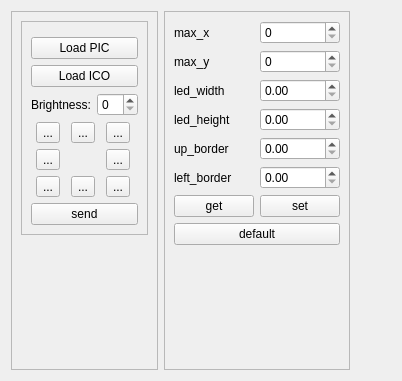
<?xml version="1.0" encoding="UTF-8"?>
<ui version="4.0">
 <class>MainBox</class>
 <widget class="QWidget" name="MainBox">
  <property name="geometry">
   <rect>
    <x>0</x>
    <y>0</y>
    <width>402</width>
    <height>381</height>
   </rect>
  </property>
  <property name="windowTitle">
   <string>Dialog</string>
  </property>
  <layout class="QHBoxLayout" name="horizontalLayout">
   <item>
    <widget class="QFrame" name="frame_3">
     <property name="sizePolicy">
      <sizepolicy hsizetype="Fixed" vsizetype="Preferred">
       <horstretch>0</horstretch>
       <verstretch>0</verstretch>
      </sizepolicy>
     </property>
     <property name="frameShape">
      <enum>QFrame::StyledPanel</enum>
     </property>
     <property name="frameShadow">
      <enum>QFrame::Raised</enum>
     </property>
     <layout class="QVBoxLayout" name="verticalLayout_4">
      <item>
       <widget class="QFrame" name="frame">
        <property name="frameShape">
         <enum>QFrame::StyledPanel</enum>
        </property>
        <property name="frameShadow">
         <enum>QFrame::Raised</enum>
        </property>
        <layout class="QVBoxLayout" name="verticalLayout">
         <item>
          <widget class="SerialBox5_fix_baudrate" name="serial_widget" native="true"/>
         </item>
         <item>
          <widget class="QPushButton" name="btn_load_pic">
           <property name="text">
            <string>Load PIC</string>
           </property>
          </widget>
         </item>
         <item>
          <widget class="QPushButton" name="btn_load_ico">
           <property name="text">
            <string>Load ICO</string>
           </property>
          </widget>
         </item>
         <item>
          <layout class="QHBoxLayout" name="horizontalLayout_2">
           <item>
            <widget class="QLabel" name="label">
             <property name="text">
              <string>Brightness:</string>
             </property>
            </widget>
           </item>
           <item>
            <widget class="QSpinBox" name="sb_brightness"/>
           </item>
          </layout>
         </item>
         <item>
          <layout class="QGridLayout" name="gridLayout">
           <item row="0" column="0">
            <widget class="QToolButton" name="btn_ul">
             <property name="text">
              <string>...</string>
             </property>
             <property name="icon">
              <iconset resource="../../../arrows/arrows.qrc">
               <normaloff>:/arrows/up_left.png</normaloff>:/arrows/up_left.png</iconset>
             </property>
            </widget>
           </item>
           <item row="1" column="0">
            <widget class="QToolButton" name="btn_l">
             <property name="text">
              <string>...</string>
             </property>
             <property name="icon">
              <iconset resource="../../../arrows/arrows.qrc">
               <normaloff>:/arrows/left.png</normaloff>:/arrows/left.png</iconset>
             </property>
            </widget>
           </item>
           <item row="0" column="1">
            <widget class="QToolButton" name="btn_u">
             <property name="text">
              <string>...</string>
             </property>
             <property name="icon">
              <iconset resource="../../../arrows/arrows.qrc">
               <normaloff>:/arrows/up.png</normaloff>:/arrows/up.png</iconset>
             </property>
            </widget>
           </item>
           <item row="0" column="2">
            <widget class="QToolButton" name="btn_ur">
             <property name="text">
              <string>...</string>
             </property>
             <property name="icon">
              <iconset resource="../../../arrows/arrows.qrc">
               <normaloff>:/arrows/up_right.png</normaloff>:/arrows/up_right.png</iconset>
             </property>
            </widget>
           </item>
           <item row="2" column="1">
            <widget class="QToolButton" name="btn_d">
             <property name="text">
              <string>...</string>
             </property>
             <property name="icon">
              <iconset resource="../../../arrows/arrows.qrc">
               <normaloff>:/arrows/down.png</normaloff>:/arrows/down.png</iconset>
             </property>
            </widget>
           </item>
           <item row="1" column="2">
            <widget class="QToolButton" name="btn_r">
             <property name="text">
              <string>...</string>
             </property>
             <property name="icon">
              <iconset resource="../../../arrows/arrows.qrc">
               <normaloff>:/arrows/right.png</normaloff>:/arrows/right.png</iconset>
             </property>
            </widget>
           </item>
           <item row="2" column="0">
            <widget class="QToolButton" name="btn_dl">
             <property name="text">
              <string>...</string>
             </property>
             <property name="icon">
              <iconset resource="../../../arrows/arrows.qrc">
               <normaloff>:/arrows/down_left.png</normaloff>:/arrows/down_left.png</iconset>
             </property>
            </widget>
           </item>
           <item row="2" column="2">
            <widget class="QToolButton" name="btn_dr">
             <property name="text">
              <string>...</string>
             </property>
             <property name="icon">
              <iconset resource="../../../arrows/arrows.qrc">
               <normaloff>:/arrows/down_right.png</normaloff>:/arrows/down_right.png</iconset>
             </property>
            </widget>
           </item>
          </layout>
         </item>
         <item>
          <widget class="QPushButton" name="btn_send_test_data">
           <property name="text">
            <string>send</string>
           </property>
          </widget>
         </item>
        </layout>
       </widget>
      </item>
      <item>
       <spacer name="verticalSpacer">
        <property name="orientation">
         <enum>Qt::Vertical</enum>
        </property>
        <property name="sizeHint" stdset="0">
         <size>
          <width>20</width>
          <height>40</height>
         </size>
        </property>
       </spacer>
      </item>
     </layout>
    </widget>
   </item>
   <item>
    <widget class="QFrame" name="frame_2">
     <property name="sizePolicy">
      <sizepolicy hsizetype="Fixed" vsizetype="Preferred">
       <horstretch>0</horstretch>
       <verstretch>0</verstretch>
      </sizepolicy>
     </property>
     <property name="frameShape">
      <enum>QFrame::StyledPanel</enum>
     </property>
     <property name="frameShadow">
      <enum>QFrame::Raised</enum>
     </property>
     <layout class="QVBoxLayout" name="verticalLayout_3">
      <item>
       <layout class="QGridLayout" name="gridLayout_2">
        <item row="2" column="0">
         <widget class="QLabel" name="label_4">
          <property name="text">
           <string>led_width</string>
          </property>
         </widget>
        </item>
        <item row="1" column="1">
         <widget class="QSpinBox" name="sb_max_y"/>
        </item>
        <item row="0" column="0">
         <widget class="QLabel" name="label_2">
          <property name="text">
           <string>max_x</string>
          </property>
         </widget>
        </item>
        <item row="3" column="0">
         <widget class="QLabel" name="label_5">
          <property name="text">
           <string>led_height</string>
          </property>
         </widget>
        </item>
        <item row="6" column="0">
         <widget class="QPushButton" name="btn_get">
          <property name="text">
           <string>get</string>
          </property>
         </widget>
        </item>
        <item row="4" column="0">
         <widget class="QLabel" name="label_6">
          <property name="text">
           <string>up_border</string>
          </property>
         </widget>
        </item>
        <item row="6" column="1">
         <widget class="QPushButton" name="btn_set">
          <property name="text">
           <string>set</string>
          </property>
         </widget>
        </item>
        <item row="5" column="0">
         <widget class="QLabel" name="label_7">
          <property name="text">
           <string>left_border</string>
          </property>
         </widget>
        </item>
        <item row="0" column="1">
         <widget class="QSpinBox" name="sb_max_x"/>
        </item>
        <item row="1" column="0">
         <widget class="QLabel" name="label_3">
          <property name="text">
           <string>max_y</string>
          </property>
         </widget>
        </item>
        <item row="7" column="0" colspan="2">
         <widget class="QPushButton" name="btn_default">
          <property name="text">
           <string>default</string>
          </property>
         </widget>
        </item>
        <item row="2" column="1">
         <widget class="QDoubleSpinBox" name="sb_led_width"/>
        </item>
        <item row="3" column="1">
         <widget class="QDoubleSpinBox" name="sb_led_height"/>
        </item>
        <item row="4" column="1">
         <widget class="QDoubleSpinBox" name="sb_led_up_border"/>
        </item>
        <item row="5" column="1">
         <widget class="QDoubleSpinBox" name="sb_led_left_border"/>
        </item>
       </layout>
      </item>
      <item>
       <spacer name="verticalSpacer_2">
        <property name="orientation">
         <enum>Qt::Vertical</enum>
        </property>
        <property name="sizeHint" stdset="0">
         <size>
          <width>20</width>
          <height>40</height>
         </size>
        </property>
       </spacer>
      </item>
     </layout>
    </widget>
   </item>
   <item>
    <widget class="RGB_display" name="rgb_display" native="true"/>
   </item>
  </layout>
 </widget>
 <customwidgets>
  <customwidget>
   <class>SerialBox5_fix_baudrate</class>
   <extends>QWidget</extends>
   <header>serialbox5_fix_baudrate.hpp</header>
   <container>1</container>
  </customwidget>
  <customwidget>
   <class>RGB_display</class>
   <extends>QWidget</extends>
   <header>rgb_display.hpp</header>
   <container>1</container>
  </customwidget>
 </customwidgets>
 <tabstops>
  <tabstop>btn_load_pic</tabstop>
  <tabstop>btn_load_ico</tabstop>
  <tabstop>sb_brightness</tabstop>
  <tabstop>btn_ul</tabstop>
  <tabstop>btn_u</tabstop>
  <tabstop>btn_ur</tabstop>
  <tabstop>btn_l</tabstop>
  <tabstop>btn_r</tabstop>
  <tabstop>btn_dl</tabstop>
  <tabstop>btn_d</tabstop>
  <tabstop>btn_dr</tabstop>
  <tabstop>btn_send_test_data</tabstop>
  <tabstop>sb_max_x</tabstop>
  <tabstop>sb_max_y</tabstop>
  <tabstop>sb_led_width</tabstop>
  <tabstop>sb_led_height</tabstop>
  <tabstop>sb_led_up_border</tabstop>
  <tabstop>sb_led_left_border</tabstop>
  <tabstop>btn_get</tabstop>
  <tabstop>btn_set</tabstop>
  <tabstop>btn_default</tabstop>
 </tabstops>
 <resources>
  <include location="../../../arrows/arrows.qrc"/>
 </resources>
 <connections/>
</ui>
